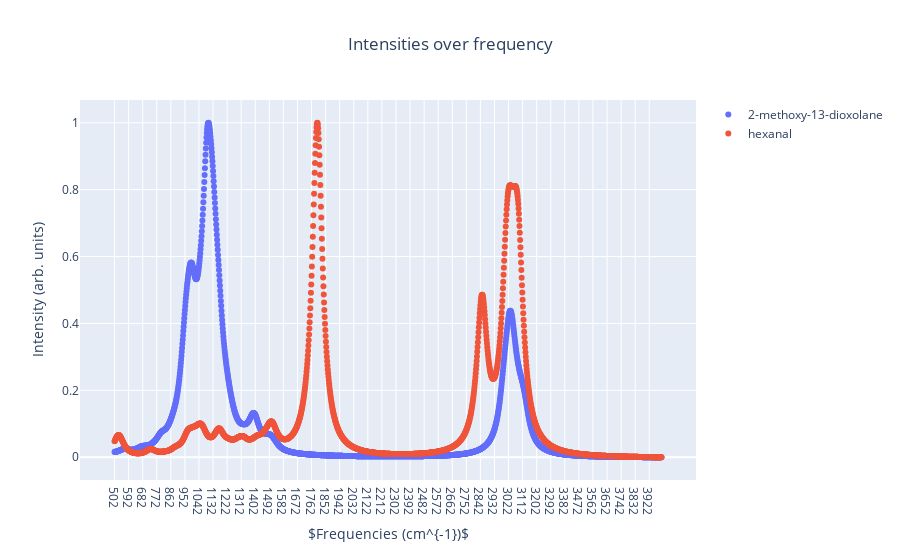

Here is the notebook cell this chart was saved with:
### Markdown cell above
## Apply Threshold
We expect that intensities near 0 won't provide much useful information for the classification. Therefore we will choose a threshold intensity and set all intensity values below the threshold equal to 0.

Let's look at the spectra of a few molecules and then choose the threshold. (Again you can choose which spectra to plot by changing the index values.)

### Code cell
# change the index values below to pick molecules with and without a carbonyl
idx_notCarbonyl=0
idx_hasCarbonyl=1
# get the data for the two molecules
notCarbonyl=train.set_index('name').iloc[idx_notCarbonyl,3:] 
hasCarbonyl=train.set_index('name').iloc[idx_hasCarbonyl,3:]
# plot the spectra
fig = go.Figure()
fig.add_trace(go.Scatter(x=notCarbonyl.index,
                         y=notCarbonyl,
                         name=notCarbonyl.name,
                         mode='markers'))

fig.add_trace(go.Scatter(x=hasCarbonyl.index,
                         y=hasCarbonyl,
                         name=hasCarbonyl.name,
                         mode='markers'))
# Graph Layout
fig.update_layout(title='Intensities over frequency', title_x=0.5,
                  xaxis = dict(title='$Frequencies (cm^{-1})$'),
                  yaxis = dict(title='Normalized Intensities'))

### Figure 1 — Plotly figure (JSON) as saved in the notebook; plotly's stock layout.template omitted (floating-point values rounded to 4 significant figures; data arrays with more than 128 entries replaced by an {"elided": "..."} marker saying what was removed)
{"data": [{"mode": "markers", "name": "2-methoxy-13-dioxolane", "type": "scatter", "x": {"elided": "1750 str values"}, "y": {"elided": "1750 float values"}}, {"mode": "markers", "name": "hexanal", "type": "scatter", "x": {"elided": "1750 str values"}, "y": {"elided": "1750 float values"}}], "layout": {"title": {"text": "Intensities over frequency", "x": 0.5}, "xaxis": {"title": {"text": "$Frequencies (cm^{-1})$"}}, "yaxis": {"title": {"text": "Intensity (arb. units)"}}}}
